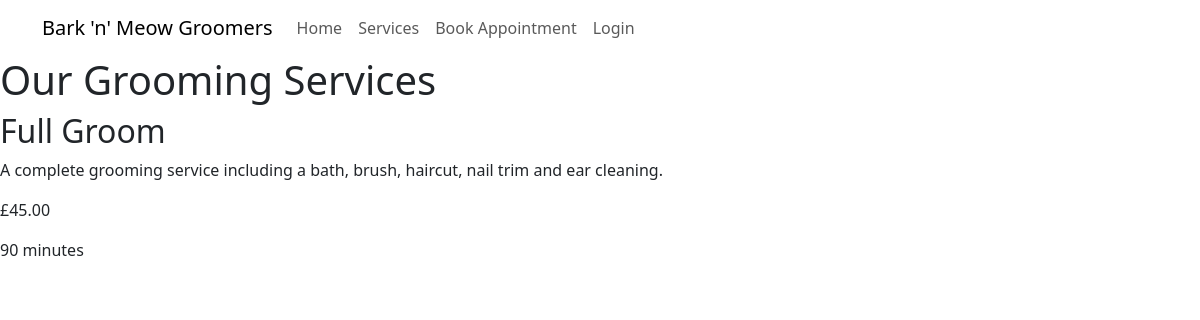
Page /services/ on the committed database.
### bookings/models.py (models this page shows, shortened)
class GroomingService(models.Model):
    name = models.CharField(max_length=100)
    description = models.TextField()
    price = models.DecimalField(max_digits=6, decimal_places=2)
    duration = models.PositiveIntegerField()

### bookings/views.py (the view)
# urls.py: path('services/', views.services, name='services'),
def services(request):
    services = GroomingService.objects.all()
    return render(request, 'services.html', {'services': services})

### templates/services.html
{% extends 'base.html' %}
{% block content %}
    <h1>Our Grooming Services</h1>
        {% for service in services %}
            <h2>{{ service.name }}</h2>
            <p>{{ service.description }}</p>
            <p>£{{ service.price }}</p>
            <p>{{ service.duration }} minutes</p>
        {% endfor %}
{% endblock %}

### rows in the picture
GroomingService: name "Full Groom", description "A complete grooming service including a bath, brush, haircut, nail trim and ear cleaning.", price "45.00", duration "90"
